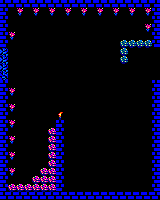

A 2D game scene composited from a Tiled map and its tileset images. What follows is a short description and the map's XML, with every tile layer's data as written:
An orthogonal 20x25 tile map with 8x8 px tiles, 1 tile layer (Capa de Patrones 1).

<map version="1.2" tiledversion="1.2.4" orientation="orthogonal" renderorder="right-down" width="20" height="25" tilewidth="8" tileheight="8" infinite="0" nextlayerid="2" nextobjectid="1">
 <tileset firstgid="1" source="sp.tsx" />
 <layer id="1" name="Capa de Patrones 1" width="20" height="25">
  <data encoding="csv">
17,17,17,17,17,17,17,17,17,17,17,17,17,17,17,17,17,17,17,16,
17,1,9,1,9,1,9,1,9,1,9,1,9,1,9,1,9,1,9,16,
17,1,1,1,1,1,1,1,1,1,1,1,1,1,1,1,1,1,1,16,
17,1,1,1,1,1,1,1,1,1,1,1,1,1,1,1,1,1,9,16,
17,9,1,1,1,1,1,1,1,1,1,1,1,1,1,1,1,1,1,16,
17,1,1,1,1,1,1,1,1,1,1,1,1,1,1,36,36,36,36,16,
10,1,1,1,1,1,1,1,1,1,1,1,1,1,1,36,1,1,1,1,
10,1,1,1,1,1,1,1,1,1,1,1,1,1,1,36,1,1,1,1,
10,1,1,1,1,1,1,1,1,1,1,1,1,1,1,1,1,1,1,1,
11,1,1,1,1,1,1,1,1,1,1,1,1,1,1,1,1,1,1,1,
17,1,1,1,1,1,1,1,1,1,1,1,1,1,1,1,1,1,1,16,
17,9,1,1,1,1,1,1,1,1,1,1,1,1,1,1,1,1,1,16,
17,1,1,1,1,1,1,1,1,1,1,1,1,1,1,1,1,1,1,16,
17,9,1,1,1,1,1,1,1,1,1,1,1,1,1,1,1,1,1,16,
17,1,1,1,1,1,1,30,1,1,1,1,1,1,1,1,1,1,1,16,
17,9,1,1,1,1,1,17,1,1,1,1,1,1,1,1,1,1,1,16,
17,1,1,1,1,1,38,17,1,1,1,1,1,1,1,1,1,1,1,16,
17,9,1,1,1,1,38,17,1,1,1,1,1,1,1,1,1,1,1,16,
17,1,1,1,1,1,38,17,1,1,1,1,1,1,1,1,1,1,1,16,
17,9,1,1,1,1,38,17,1,1,1,1,1,1,1,1,1,1,1,16,
17,1,1,1,1,1,38,17,1,1,1,1,1,1,1,1,1,1,1,16,
17,9,1,1,1,38,38,17,1,1,1,1,1,1,1,1,1,1,1,16,
17,1,1,1,38,38,38,17,1,1,1,1,1,1,1,1,1,1,1,16,
17,38,38,38,38,38,38,17,1,1,1,1,1,1,1,1,1,1,1,16,
17,17,17,17,17,17,17,17,17,17,17,17,17,17,17,17,17,17,17,17
</data>
 </layer>
</map>
